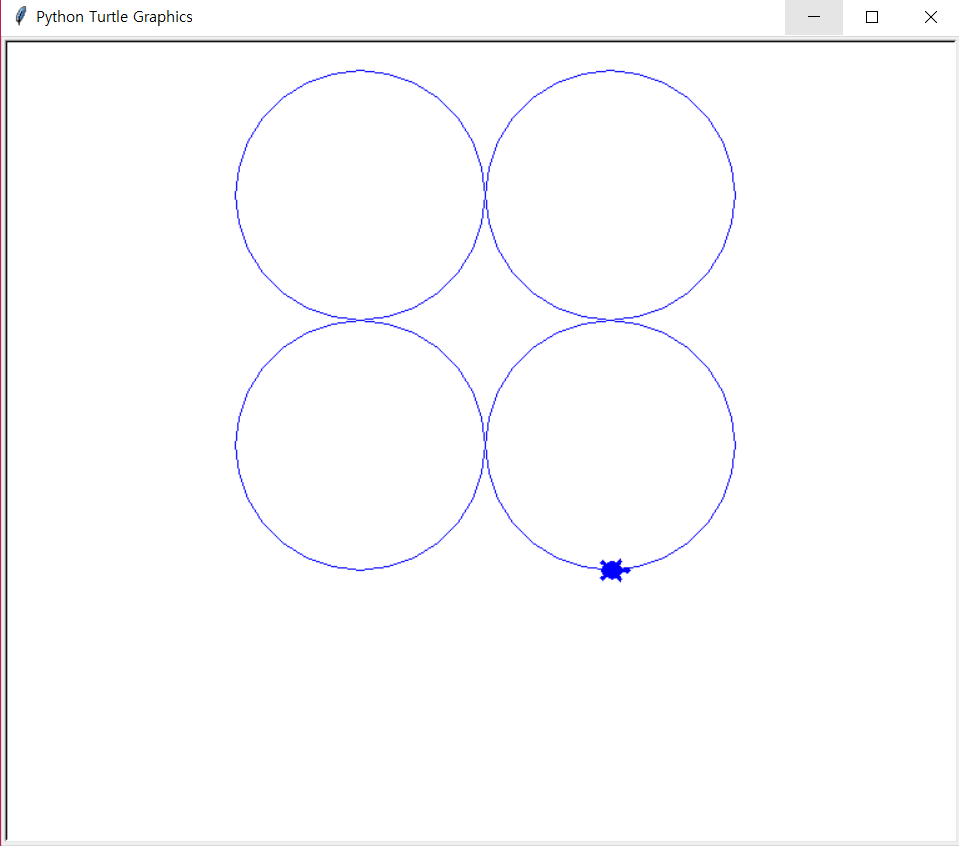

Source code (Python):
import turtle as t
t.shape("turtle")
t.color("blue")
t.up()
t.goto(100,100)
t.down()
t.circle(100)
t.up()
t.goto(-100,100)
t.down()
t.circle(100)
t.up()
t.goto(-100,-100)
t.down()
t.circle(100)
t.up()
t.goto(100,-100)
t.down()
t.circle(100)
